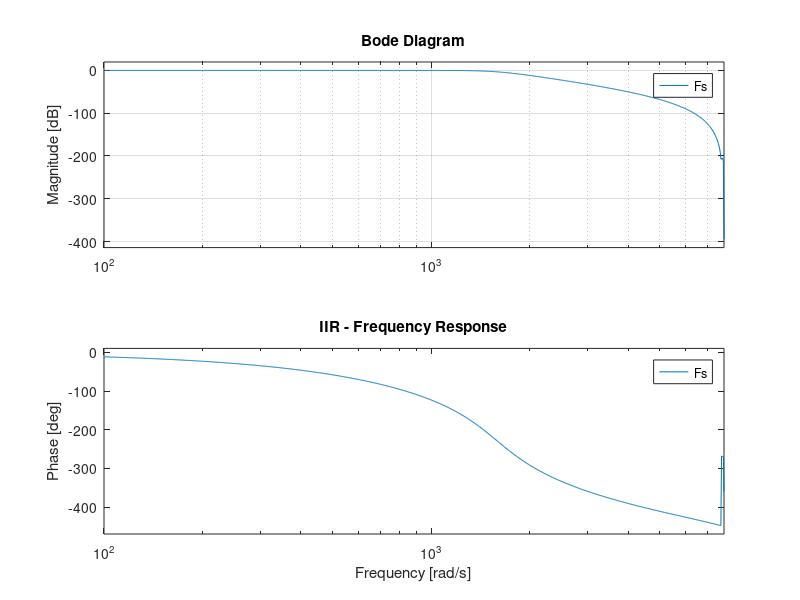
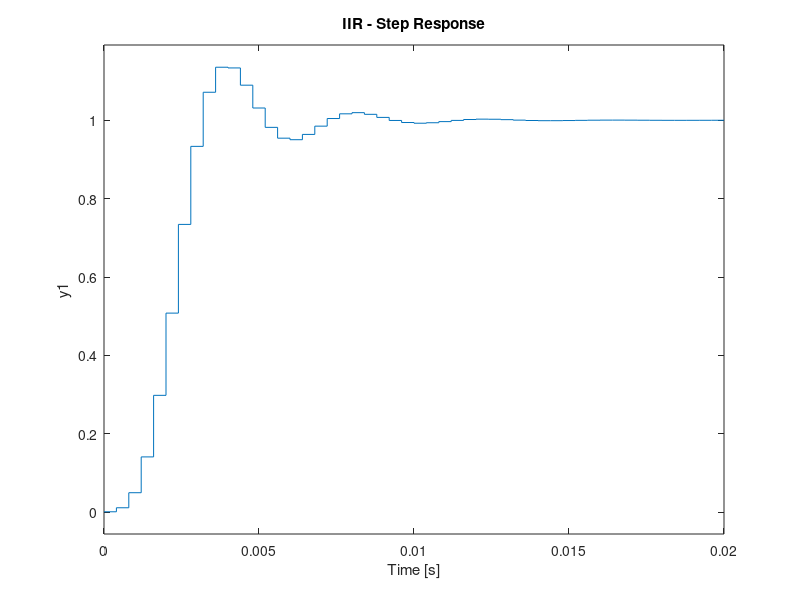

Write the MATLAB code that produced these figures, in order. (Note: this script raises an error after producing the figures.)
% IIR Transfer Function
Numz = [0.00128258 0.00641291 0.01282581 0.01282581 0.00641291 0.00128258]
Denz = [1 -2.97542211 3.80601812 -2.54525287 0.88113008 -0.12543062]
Fs = tf(Numz,Denz,1/2500)

% Bode Diagram
figure(1)
bode(Fs)
title('IIR - Frequency Response');
grid;

% Step Response
figure(2)
step(Fs)
title('IIR - Step Response');
grid;
stepinfo(Fs)

% Impulse Response
figure(3)
impulse(Fs)
title('IIR - Impulse Response');
grid;
